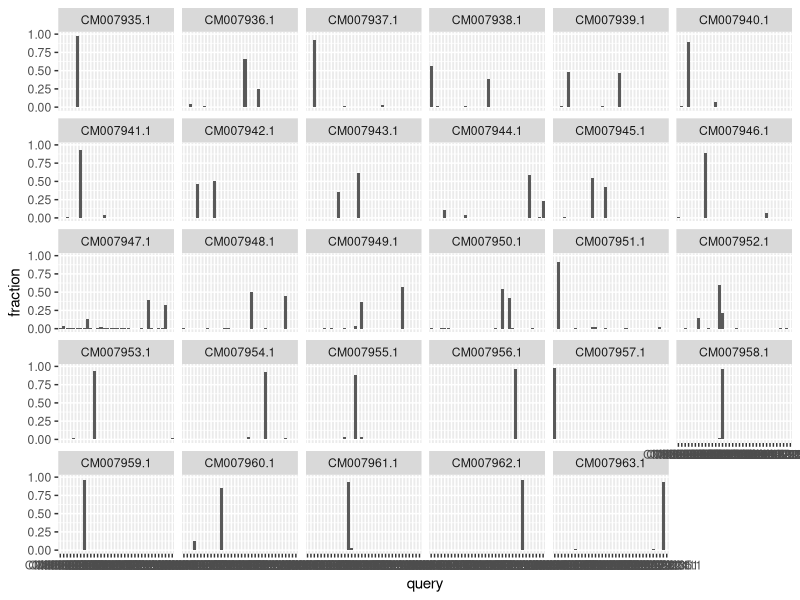
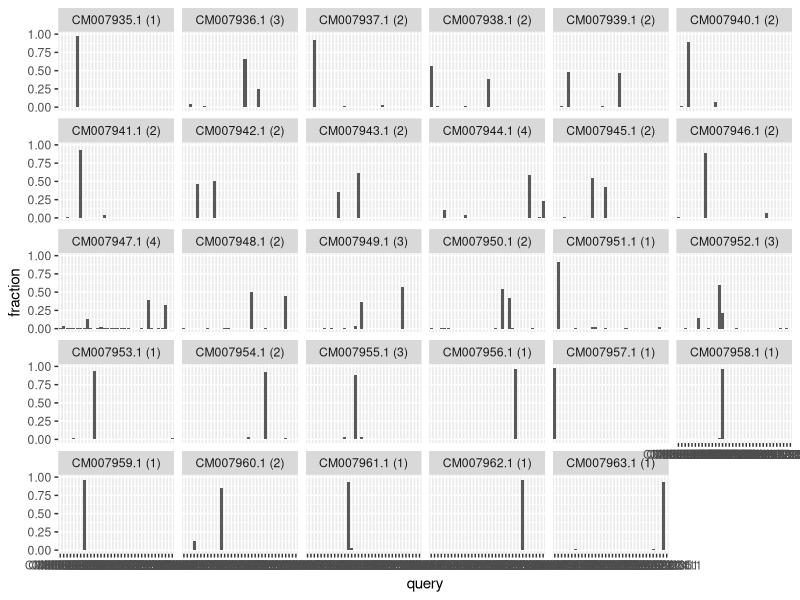

The R script that drew these images, in order:


library(tidyverse)

al <- read_tsv("misc/example_outputs/aligned_lengths.tsv")

ggplot(al, aes(x = query, y = fraction)) +
  geom_col() +
  facet_wrap(~target)


# try dropping every query chromosome with  <3% of the total mapped
# to the target
num_rem <- al %>%
  filter(fraction > 0.03) %>%
  group_by(target) %>%
  summarise(n = n())

al2 <- left_join(
  al, num_rem
) %>%
  mutate(targ_plus = str_c(target, " (", n, ")"))


ggplot(al2, aes(x = query, y = fraction)) +
  geom_col() +
  facet_wrap(~ targ_plus)
